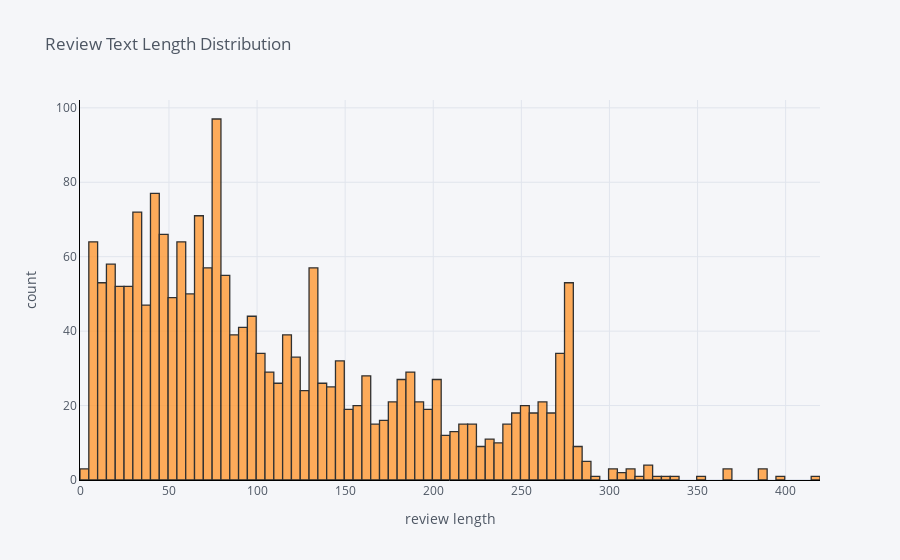

Here is the notebook cell this chart was saved with:
### Code cell
samsung['review_len'].iplot(kind='hist',
    bins=100,
    xTitle='review length',
    linecolor='black',
    yTitle='count',
    title='Review Text Length Distribution')

### Figure 1 — Plotly figure (JSON) as saved in the notebook; plotly's stock layout.template omitted (floating-point values rounded to 4 significant figures; data arrays with more than 128 entries replaced by an {"elided": "..."} marker saying what was removed)
{"data": [{"histfunc": "count", "histnorm": "", "marker": {"color": "rgba(255, 153, 51, 1.0)", "line": {"color": "#000000", "width": 1.3}}, "name": "review_len", "nbinsx": 100, "opacity": 0.8, "orientation": "v", "type": "histogram", "x": {"elided": "2000 int values"}}], "layout": {"barmode": "overlay", "legend": {"bgcolor": "#F5F6F9", "font": {"color": "#4D5663"}}, "paper_bgcolor": "#F5F6F9", "plot_bgcolor": "#F5F6F9", "title": {"font": {"color": "#4D5663"}, "text": "Review Text Length Distribution"}, "xaxis": {"gridcolor": "#E1E5ED", "linecolor": "black", "showgrid": true, "tickfont": {"color": "#4D5663"}, "title": {"font": {"color": "#4D5663"}, "text": "review length"}, "zerolinecolor": "#E1E5ED"}, "yaxis": {"gridcolor": "#E1E5ED", "linecolor": "black", "showgrid": true, "tickfont": {"color": "#4D5663"}, "title": {"font": {"color": "#4D5663"}, "text": "count"}, "zerolinecolor": "#E1E5ED"}}}
